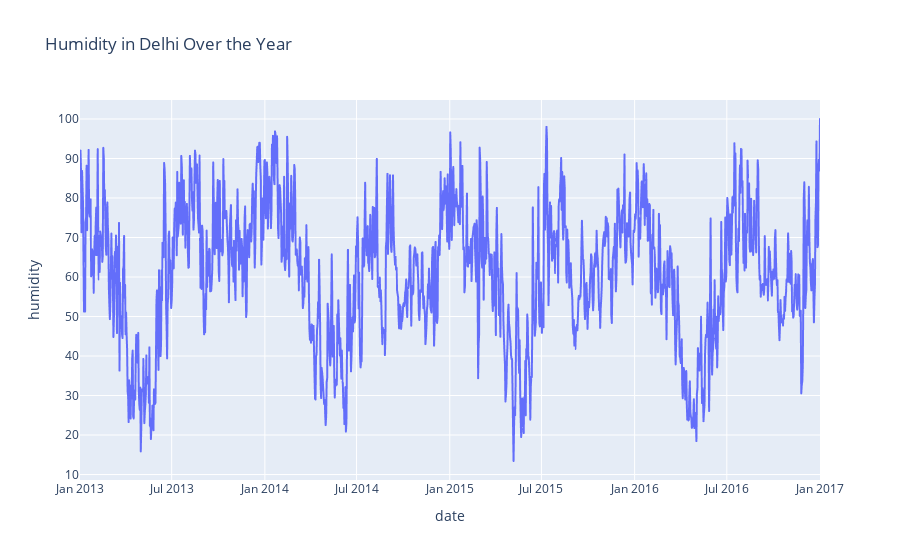

Notebook cell for this chart:
### Code cell
figure=px.line(df_train, x="date",y="humidity",title='Humidity in Delhi Over the Year')
figure.show()

### Figure 1 — Plotly figure (JSON) as saved in the notebook; plotly's stock layout.template omitted (floating-point values rounded to 4 significant figures; data arrays with more than 128 entries replaced by an {"elided": "..."} marker saying what was removed)
{"data": [{"hovertemplate": "date=%{x}<br>humidity=%{y}<extra></extra>", "legendgroup": "", "line": {"color": "#636efa", "dash": "solid"}, "marker": {"symbol": "circle"}, "mode": "lines", "name": "", "showlegend": false, "type": "scattergl", "x": {"elided": "1462 str values"}, "xaxis": "x", "y": {"elided": "1462 float values"}, "yaxis": "y"}], "layout": {"legend": {"tracegroupgap": 0}, "title": {"text": "Humidity in Delhi Over the Year"}, "xaxis": {"anchor": "y", "domain": [0, 1], "title": {"text": "date"}}, "yaxis": {"anchor": "x", "domain": [0, 1], "title": {"text": "humidity"}}}}
